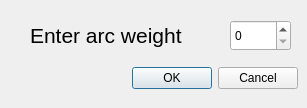
<?xml version="1.0" encoding="UTF-8"?>
<ui version="4.0">
 <class>ArcWeightEdit</class>
 <widget class="QDialog" name="ArcWeightEdit">
  <property name="geometry">
   <rect>
    <x>0</x>
    <y>0</y>
    <width>307</width>
    <height>108</height>
   </rect>
  </property>
  <property name="windowTitle">
   <string>Dialog</string>
  </property>
  <widget class="QDialogButtonBox" name="buttonBox">
   <property name="geometry">
    <rect>
     <x>120</x>
     <y>60</y>
     <width>178</width>
     <height>36</height>
    </rect>
   </property>
   <property name="orientation">
    <enum>Qt::Horizontal</enum>
   </property>
   <property name="standardButtons">
    <set>QDialogButtonBox::Cancel|QDialogButtonBox::Ok</set>
   </property>
  </widget>
  <widget class="QSpinBox" name="spinBox">
   <property name="geometry">
    <rect>
     <x>230</x>
     <y>20</y>
     <width>61</width>
     <height>31</height>
    </rect>
   </property>
  </widget>
  <widget class="QLabel" name="label">
   <property name="geometry">
    <rect>
     <x>30</x>
     <y>20</y>
     <width>191</width>
     <height>30</height>
    </rect>
   </property>
   <property name="font">
    <font>
     <pointsize>16</pointsize>
    </font>
   </property>
   <property name="text">
    <string>Enter arc weight</string>
   </property>
  </widget>
 </widget>
 <resources/>
 <connections>
  <connection>
   <sender>buttonBox</sender>
   <signal>accepted()</signal>
   <receiver>ArcWeightEdit</receiver>
   <slot>accept()</slot>
   <hints>
    <hint type="sourcelabel">
     <x>248</x>
     <y>104</y>
    </hint>
    <hint type="destinationlabel">
     <x>157</x>
     <y>130</y>
    </hint>
   </hints>
  </connection>
  <connection>
   <sender>buttonBox</sender>
   <signal>rejected()</signal>
   <receiver>ArcWeightEdit</receiver>
   <slot>reject()</slot>
   <hints>
    <hint type="sourcelabel">
     <x>316</x>
     <y>110</y>
    </hint>
    <hint type="destinationlabel">
     <x>286</x>
     <y>130</y>
    </hint>
   </hints>
  </connection>
 </connections>
</ui>
